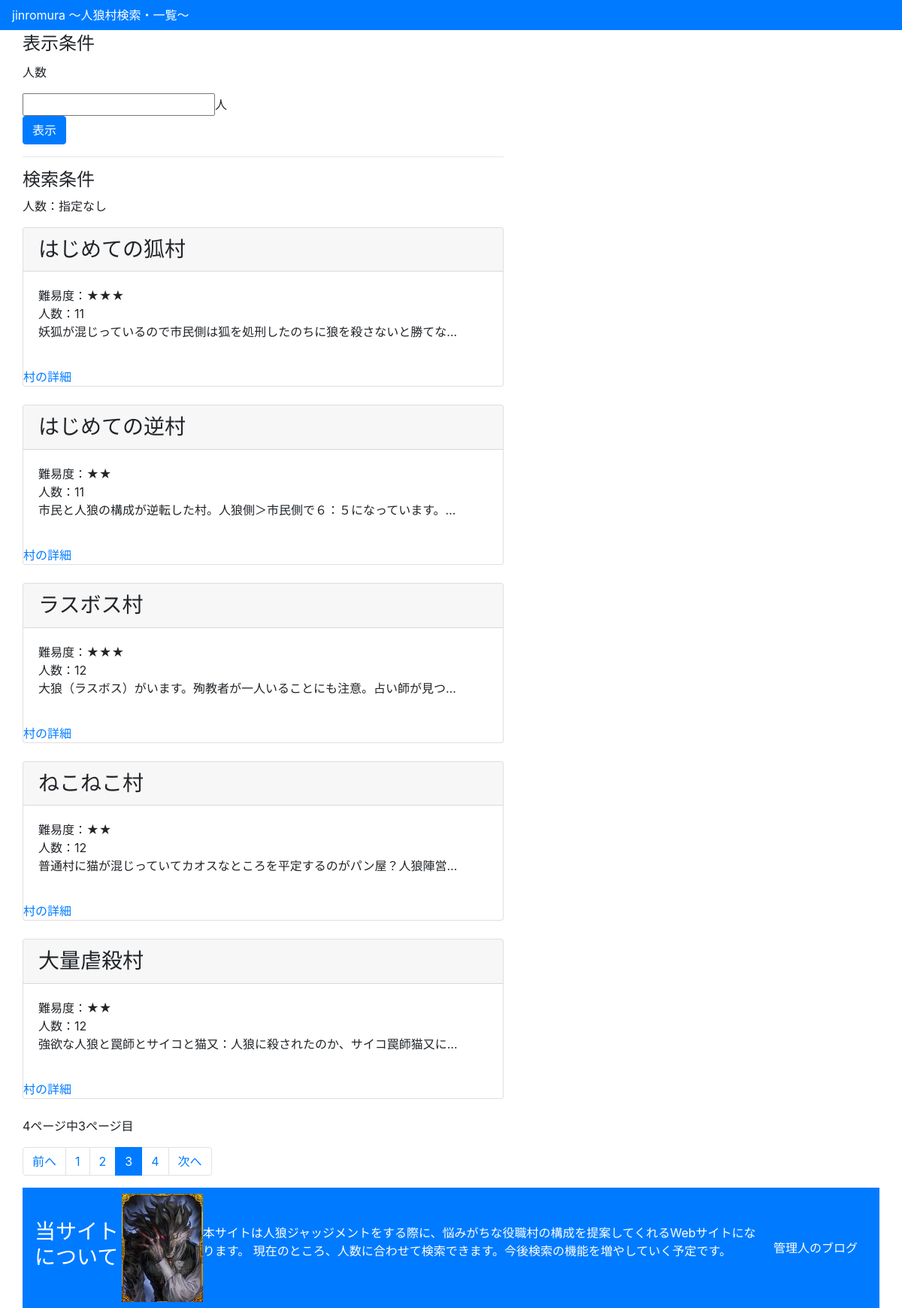
The app's page /jinromura/?page=3 with its own data.
### jinromura/models.py (models this page shows, shortened)
class Village(models.Model):
    name = models.CharField('村名',max_length=40)
    people = models.IntegerField('人数',default=0)
    level = models.IntegerField('難易度',default=0)
    category = models.CharField('種類',max_length=200)
    description = models.CharField('説明',max_length=200)
    citizen = models.IntegerField('市民',default=0)
    werewolf = models.IntegerField('人狼',default=0)
    hunter = models.IntegerField('狩人',default=0)
    f_teller = models.IntegerField('占い師',default=0)
    shaman = models.IntegerField('霊能者',default=0)
    dspcho = models.IntegerField('狂人',default=0)
    straw_doll = models.IntegerField('わら人形',default=0)
    lover = models.IntegerField('恋人',default=0)
    fox = models.IntegerField('妖狐',default=0)
    nekomata = models.IntegerField('猫又',default=0)
    black_cat = models.IntegerField('黒猫',default=0)
    thief = models.IntegerField('怪盗',default=0)
    psyco = models.IntegerField('サイコ',default=0)
    martydom = models.IntegerField('殉教者',default=0)
    bakery = models.IntegerField('パン屋',default=0)
    mayor = models.IntegerField('市長',default=0)
    trap_nurses = models.IntegerField('罠師',default=0)
    big_wolf = models.IntegerField('大狼',default=0)
    fugitive = models.IntegerField('逃亡者',default=0)
    zombi = models.IntegerField('ゾンビ',default=0)
    teruteru = models.IntegerField('てるてる坊主',default=0)
    wiseman = models.IntegerField('賢者',default=0)
    slave = models.IntegerField('奴隷',default=0)
    aristcracy = models.IntegerField('貴族',default=0)
    wolfboy = models.IntegerField('狼少年',default=0)
    santa = models.IntegerField('サンタ',default=0)
    pigman = models.IntegerField('豚男',default=0)
    cursed = models.IntegerField('呪われし者',default=0)
    dictator = models.IntegerField('独裁者',default=0)
    assassin = models.IntegerField('暗殺者',default=0)
    sorcerer = models.IntegerField('妖術師',default=0)
    bat = models.IntegerField('コウモリ',default=0)
    queen = models.IntegerField('女王',default=0)
    sasaki = models.IntegerField('ささやく狂人',default=0)
    fanatic = models.IntegerField('狂信者',default=0)
    goyoku = models.IntegerField('強欲な人狼',default=0)
    wisewolf = models.IntegerField('賢狼',default=0)
    noisywolf = models.IntegerField('饒舌な人狼',default=0)
    doctor = models.IntegerField('医者',default=0)

### jinromura/views.py (the view)
# urls.py: path('', views.IndexView.as_view(), name='index'),
class IndexView(generic.ListView):
    model = Village
    template_name = 'jinromura/index.html'
    paginate_by = 5
    def get_context_data(self, **kwargs):
        context = super(IndexView, self).get_context_data(**kwargs)
        object_list = self.model.objects.all().order_by('people')
        context['village_list'] = object_list
        return context
    def get_queryset(self):
        object_list = self.model.objects.all().order_by('people')
        q_people = self.request.GET.get('people')
        if q_people is not None:
            if q_people != "":
                object_list =object_list.filter(people=q_people)
        return object_list

### jinromura/templatetags/pagination.py (called while the page is built)
@register.simple_tag
def query_pagination(request, page_number):
    querydict = request.GET.copy()
    querydict['page'] = str(page_number)
    return querydict.urlencode()

### jinromura/templatetags/people_filters.py (called while the page is built)
@register.filter
def people(querydict):
    people = querydict.get('people')
    return "" if people is None else people

### jinromura/templatetags/range.py (called while the page is built)
@register.filter(name='range')
def _range(_min, args=None):
    _max, _step = None, None
    if args:
        if not isinstance(args, int):
            _max, _step = map(int, args.split(','))
        else:
            _max = args
    args = filter(None, (_min,_max,_step))
    return range(*args)

### jinromura/templates/jinromura/index.html (shortened to what this page needs)
{% load staticfiles %}
{% load static %}
{% load range %}
{% load people_filters %}
{% load pagination %}
<html>
  <head>
    <link rel="stylesheet" type="text/css" href="{% static 'css/bootstrap.css' %}" />
  </head>
  <body>
    <div>
      <nav class="navbar navbar-expand-lg navbar-light bg-primary text-white">
        jinromura 〜人狼村検索・一覧〜
      </nav>
    </div>
    <div class="container">
      <div class="row">
        <div id="contents">
          <form method="get" action="" name="filter_form">
            <legend>表示条件</legend>
            <p>人数</p>
            <div>
              <input type="number" id="filter_people"
                  name="people"
                  value={{ request.GET|people }}>人
            </div>
            <button class="btn btn-primary" id="filter">表示</button>
          </form>
          <hr>
          <h4>検索条件</h4>
          {% if request.GET|people %}
          <p>人数：{{request.GET|people}}</p>
          {% else %}
          <p>人数：指定なし</p>
          {% endif %}
          {% if object_list %}
            {% for village in object_list %}
            <div class="card" style="width:40rem;">
              <h3 class="card-header">{{ village.name }}</h3>
              <p class="card-body">難易度：{% for value in village.level|range %}★{% endfor %}
                <br>人数：{{ village.people }}
                <br>{{ village.description|truncatechars:35 }}
              </p>
              <a href="{% url 'detail' village.id %}" class="card-link">村の詳細</a>
            </div>
            <br>
            {% endfor %}
          {% else %}
            <p>条件に該当する村は見つかりませんでした。</p>
          {% endif %}
          {% if is_paginated %}
            <p>{{ page_obj.paginator.num_pages }}ページ中{{ page_obj.number }}ページ目</p>
            <nav>
              <ul class="pagination">
                  {% if page_obj.has_previous %}
                      <li class="page-item"><a class="page-link" href="{% url 'index' %}?{% query_pagination request page_obj.previous_page_number %}">前へ</a></li>
                  {% endif %}
                  {% for link_page in page_obj.paginator.page_range %}
                      {% if link_page == page_obj.number %}
                          <li class="page-item active"><span class="page-link" href="#">{{ link_page }}</span></li>
                      {% else %}
                          <li class="page-item"><a class="page-link" href="{% url 'index' %}?{% query_pagination request link_page %}">{{ link_page }}</a></li>
                      {% endif %}
                  {% endfor %}
                  {% if page_obj.has_next %}
                      <li class="page-item"><a class="page-link" href="{% url 'index' %}?{% query_pagination request page_obj.next_page_number %}">次へ</a></li>
                  {% endif %}
              </ul>
            </nav>
            {% endif %}
          </div>
          <div>
            <nav class="navbar navbar-expand-lg navbar-light bg-primary text-white">
              <h3>当サイトについて</h3>
              <br>
              <img src="{% static "img/werewolf.jpg" %}" alt="Werewolf image">
              <br>
              <p>
                本サイトは人狼ジャッジメントをする際に、悩みがちな役職村の構成を提案してくれるWebサイトになります。
                現在のところ、人数に合わせて検索できます。今後検索の機能を増やしていく予定です。
              </p>
              <a class="btn btn-primary" href="https://takaxtech.com/">管理人のブログ</a>
            </nav>
          </div>
      </div>
    </body>
</html>

### records on screen
Village: name "はじめての狐村", people "11", description "妖狐が混じっているので市民側は狐を処刑したのちに狼を殺さないと勝てな…"
Village: name "はじめての逆村", people "11", description "市民と人狼の構成が逆転した村。人狼側＞市民側で６：５になっています。…"
Village: name "ラスボス村", people "12", description "大狼（ラスボス）がいます。殉教者が一人いることにも注意。占い師が見つ…"
Village: name "ねこねこ村", people "12", description "普通村に猫が混じっていてカオスなところを平定するのがパン屋？人狼陣営…"
Village: name "大量虐殺村", people "12", description "強欲な人狼と罠師とサイコと猫又：人狼に殺されたのか、サイコ罠師猫又に…"

### other values on screen
{{ page_obj.paginator.num_pages }} "4"
{{ page_obj.number }} "3"
{{ link_page }} "1" "2" "4"
{{ link_page }} "3"
